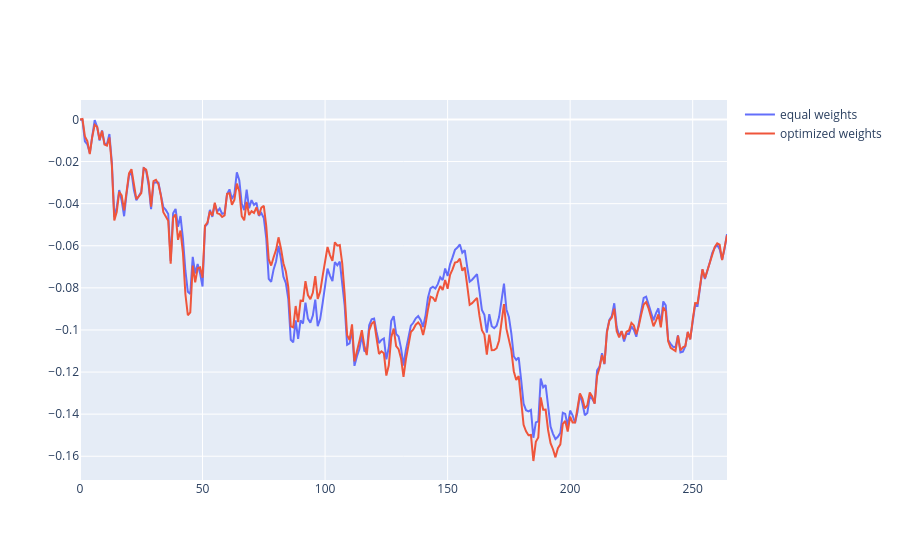

Write notebook code for a chart like this one.
### Code cell
start_train = "2021-02-22"
end_train = "2022-01-01"
end_valid = "2023-01-23"

print(factors_total)

chosen_weights, results_optimized, results_eqw, modes, stress, turnover_values = stress_test(
    dfs, factors_total, start_train, end_train, end_valid
)
var_alpha, cvar, sharpe, sortino, cumulative_returns_opt, mean_return, md = results_optimized

print('OPTIMIZED WEIGHTS RESULTS')
print('chosen weights:', chosen_weights)
print('var:', var_alpha)
print('cvar:', cvar)
print('sharpe:', sharpe)
print('sortino:', sortino)
print('mean return:', mean_return)
print('maximum drawdown:', md)
print()

var_alpha, cvar, sharpe, sortino, cumulative_returns_eqw, mean_return, md = results_eqw

print('EQUAL WEIGHTS RESULTS')
print('var:', var_alpha)
print('cvar:', cvar)
print('sharpe:', sharpe)
print('sortino:', sortino)
print('mean return:', mean_return)
print('maximum drawdown:', md)
print()

print('turnover values:', turnover_values)
print('stress:', stress)

fig = go.Figure()
fig.add_trace(go.Scatter(x=list(range(len(cumulative_returns_eqw))), y=cumulative_returns_eqw, name="equal weights"))
fig.add_trace(go.Scatter(x=list(range(len(cumulative_returns_opt))), y=cumulative_returns_opt, name="optimized weights"))
fig.show()

### Figure 1 — Plotly figure (JSON) as saved in the notebook; plotly's stock layout.template omitted (floating-point values rounded to 4 significant figures; data arrays with more than 128 entries replaced by an {"elided": "..."} marker saying what was removed)
{"data": [{"name": "equal weights", "type": "scatter", "x": {"elided": "265 int values"}, "y": {"elided": "265 float values"}}, {"name": "optimized weights", "type": "scatter", "x": {"elided": "265 int values"}, "y": {"elided": "265 float values"}}], "layout": {}}
